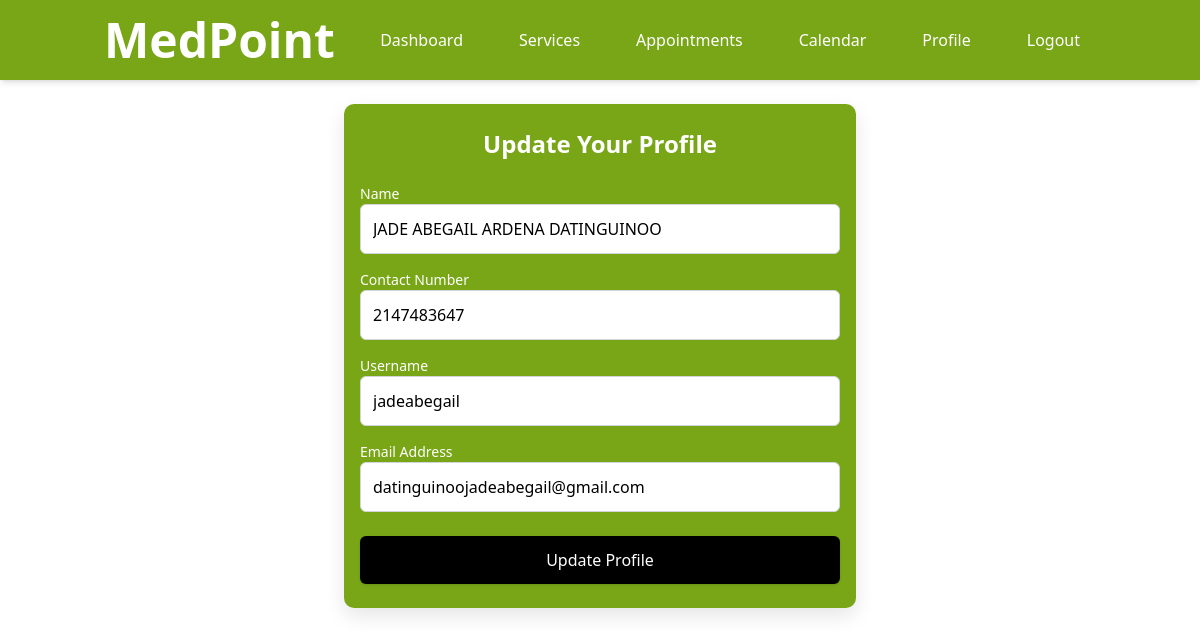
The page /admin/adminprofile.php (signed in) on the database its author committed.
### tables this page shows
CREATE TABLE `user` (
  `id` int(11) NOT NULL,
  `name` varchar(100) NOT NULL,
  `contact_number` varchar(15) NOT NULL,
  `username` varchar(50) NOT NULL,
  `password` varchar(255) NOT NULL,
  `role` enum('user','admin') DEFAULT 'user',
  `email` varchar(255) NOT NULL
);

### admin/adminprofile.php (the view, shortened to what this page needs)
<?php
include('../includes/db.php');
include('../includes/top-bar.php');
$user_id = $_SESSION['user_id'];
$stmt = $pdo->prepare("SELECT * FROM user WHERE id = ?");
$stmt->execute([$user_id]);
$user = $stmt->fetch();
?>
<!DOCTYPE html>
<html lang="en">
<head>
    <script src="https://cdn.tailwindcss.com"></script>
</head>
<body class="bg-white">
    <div class="form-container mt-20 mx-auto px-4 py-6 max-w-lg w-full">
        <h2 class="text-2xl font-semibold text-center mb-6">Update Your Profile</h2>
        <form method="POST">
             <div class="mb-4">
                <label for="name" class="block text-sm font-medium text-white">Name</label>
                <input
                    type="text"
                    name="name"
                    id="name"
                    value="<?php echo htmlspecialchars($user['name']); ?>"
                    class="block w-full p-3 border border-gray-300 rounded-md focus:ring focus:ring-green-300 transition-all"
                    required>
            </div>
             <div class="mb-4">
                <label for="username" class="block text-sm font-medium text-white">Contact Number</label>
                <input
                    type="integer"
                    name="contact_number"
                    id="contact_number"
                    value="<?php echo htmlspecialchars($user['contact_number']); ?>"
                    class="block w-full p-3 border border-gray-300 rounded-md focus:ring focus:ring-green-300 transition-all"
                    required>
            </div>
            <div class="mb-4">
                <label for="username" class="block text-sm font-medium text-white">Username</label>
                <input
                    type="text"
                    name="username"
                    id="username"
                    value="<?php echo htmlspecialchars($user['username']); ?>"
                    class="block w-full p-3 border border-gray-300 rounded-md focus:ring focus:ring-green-300 transition-all"
                    required>
            </div>
            <div class="mb-6">
                <label for="email" class="block text-sm font-medium text-white">Email Address</label>
                <input
                    type="email"
                    name="email"
                    id="email"
                    value="<?php echo htmlspecialchars($user['email']); ?>"
                    class="block w-full p-3 border border-gray-300 rounded-md focus:ring focus:ring-green-300 transition-all"
                    required>
            </div>
            <button
                type="submit"
                class="w-full py-3 text-white rounded-md hover:bg-gray-600 shadow hover:shadow-lg transition-shadow">
                Update Profile
            </button>
        </form>
    </div>
</body>
</html>

### admin/adminprofile.php (style rules this page uses)
.form-container { background-color: #78A617; border-radius: 10px; box-shadow: 0 8px 20px rgba(0, 0, 0, 0.1); }
.form-container h2 { color: white; }
.form-container button { background-color: black; }

### rows shown on the page
user: name "JADE ABEGAIL ARDENA DATINGUINOO", contact_number "2147483647", username "jadeabegail", email "datinguinoojadeabegail@gmail.com"
